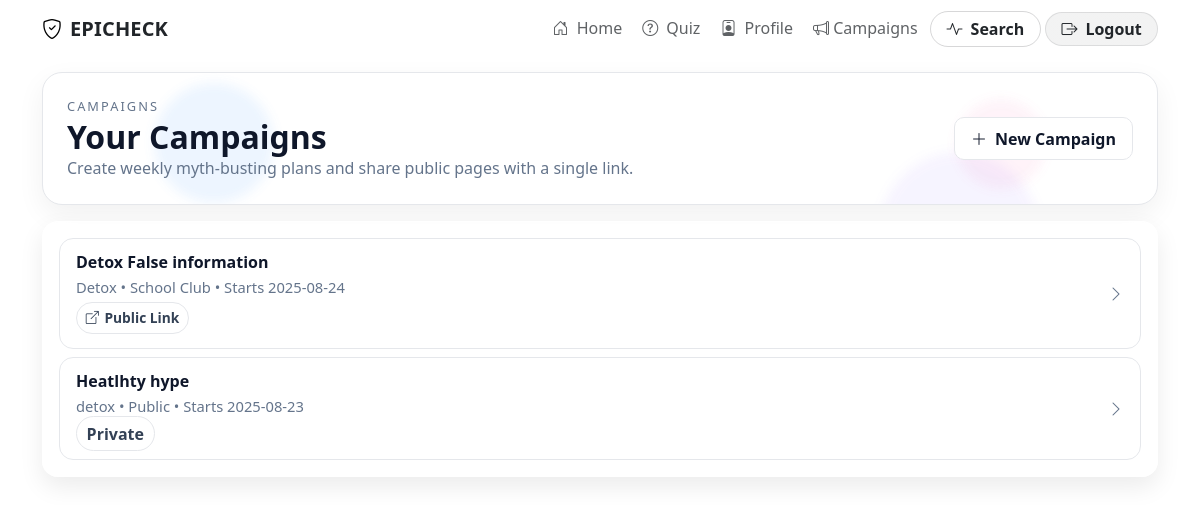
The page /campaigns (signed in) on the database its author committed.
### tables this page shows
CREATE TABLE campaigns (
            id         INTEGER PRIMARY KEY AUTOINCREMENT,
            user_id    INTEGER NOT NULL,
            title      TEXT NOT NULL,
            topic      TEXT NOT NULL,
            audience   TEXT NOT NULL,          -- 'school_club' | 'public'
            visibility TEXT NOT NULL,          -- 'private' | 'public'
            starts_on  TEXT NOT NULL,          -- YYYY-MM-DD (UTC date string)
            weeks      INTEGER NOT NULL DEFAULT 4,
            created_at TEXT NOT NULL,
            slug       TEXT NOT NULL UNIQUE,   -- public-friendly id
            FOREIGN KEY (user_id) REFERENCES users(id) ON DELETE CASCADE
        );

### app.py (the view)
@app.route("/campaigns")
@login_required
def campaigns_index():
    db = get_db()
    rows = db.execute(
        "SELECT id, title, topic, audience, visibility, starts_on, weeks, slug, created_at "
        "FROM campaigns WHERE user_id = ? ORDER BY id DESC",
        (g.user["id"],)
    ).fetchall()
    return render_template("campaigns/index.html", rows=[dict(r) for r in rows])

### app.py (called while the page is built)
def get_db():
    if "db" not in g:
        g.db = sqlite3.connect(DB_PATH, detect_types=sqlite3.PARSE_DECLTYPES)
        g.db.row_factory = sqlite3.Row
    return g.db

@app.before_request
def load_current_user():
    uid = session.get("user_id")
    if uid:
        g.user = get_db().execute("SELECT * FROM users WHERE id = ?", (uid,)).fetchone()
    else:
        g.user = None

@app.context_processor
def inject_user():
    return {"current_user": g.user}

def login_required(fn):
    @wraps(fn)
    def wrapper(*args, **kwargs):
        if not g.user:
            return redirect(url_for("login", next=request.path))
        return fn(*args, **kwargs)
    return wrapper

### templates/campaigns/index.html (shortened to what this page needs)
{% extends "nav.html" %}
{% block content %}
<section class="container my-3">
  <div class="page-hero">
    <div class="bg-particles"><span></span><span></span></div>
    <div class="d-flex flex-wrap justify-content-between align-items-center head position-relative">
      <div>
        <div class="eyebrow">Campaigns</div>
        <h2 class="title mb-0">Your Campaigns</h2>
        <p class="kicker mb-0">Create weekly myth-busting plans and share public pages with a single link.</p>
      </div>
      <div class="d-flex align-items-center gap-2 mt-2 mt-md-0">
        <a class="btn btn-clean" href="{{ url_for('campaigns_new') }}">
          <i class="bi bi-plus-lg me-1"></i> New Campaign
        </a>
      </div>
    </div>
  </div>
</section>
<section class="container my-3">
  {% if rows %}
    <div class="glass p-3">
      <div class="row g-2">
        {% for c in rows %}
        <div class="col-12">
          <div class="camp-item"
               onclick="if(!event.target.closest('a,button')) window.location='{{ url_for('campaigns_view', campaign_id=c.id) }}'">
            <div>
              <h6 class="camp-title mb-1">
                <a href="{{ url_for('campaigns_view', campaign_id=c.id) }}">{{ c.title }}</a>
              </h6>
              <div class="camp-meta mb-1">
                {{ c.topic }} • {{ c.audience.replace('_',' ').title() }} • Starts {{ c.starts_on }}
              </div>
              {% if c.visibility == 'public' %}
                <a class="public-link"
                   href="{{ url_for('campaigns_public', slug=c.slug) }}"
                   target="_blank" rel="noreferrer"
                   onclick="event.stopPropagation();">
                  <i class="bi bi-box-arrow-up-right"></i> Public Link
                </a>
              {% else %}
                <span class="badge-visibility">Private</span>
              {% endif %}
            </div>
            <div class="d-none d-md-block">
              <i class="bi bi-chevron-right chevron"></i>
            </div>
          </div>
        </div>
        {% endfor %}
      </div>
    </div>
  {% endif %}
</section>
{% endblock %}

### templates/nav.html (style rules this page uses)
:root { --nav-glass-bg: color-mix(in srgb, var(--bs-body-bg) 65%, transparent); --nav-border: color-mix(in srgb, var(--bs-body-color) 12%, transparent); --link-muted: color-mix(in srgb, var(--bs-body-color) 72%, transparent); }

### templates/campaigns/index.html (style rules this page uses)
:root { --ink:#0f172a; --muted:#64748b; --line:#e5e7eb; --panel:#ffffff; --glass:rgba(255,255,255,.70); }
.page-hero { position:relative; border-radius:20px; padding:24px; background:var(--panel); border:1px solid var(--line); box-shadow:0 10px 28px rgba(0,0,0,.06); overflow:hidden; }
.page-hero .bg-particles { position:absolute; inset:0; pointer-events:none; }
.page-hero .bg-particles span { position:absolute; display:block; border-radius:50%; opacity:.7; filter:blur(6px); animation:float linear infinite; }
.page-hero .bg-particles span:nth-child(1) { width:120px;height:120px;background:rgba(96,165,250,.16); top:8%; left:10%; animation-duration:18s; }
.page-hero .bg-particles span:nth-child(2) { width:160px;height:160px;background:rgba(167,139,250,.14); top:60%; left:75%; animation-duration:24s; animation-delay:-6s; }
.head .eyebrow { font-size:.8rem; letter-spacing:.16em; text-transform:uppercase; color:var(--muted); }
.head .title { margin:.2rem 0 .2rem; font-weight:800; line-height:1.15; color:var(--ink); }
.head .kicker { color:var(--muted); }
.glass { background:var(--glass); -webkit-backdrop-filter:blur(12px); backdrop-filter:blur(12px); border-radius:16px; border:1px solid rgba(255,255,255,.35); box-shadow:0 10px 24px rgba(0,0,0,.08); }
.btn-clean { border:1px solid var(--line); background:#fff; color:var(--ink); font-weight:700; border-radius:10px; padding:.55rem 1rem; transition:background .18s,border-color .18s,box-shadow .18s; }
.camp-item { display:flex; align-items:center; justify-content:space-between; gap:12px; padding:14px 16px; border:1px solid var(--line); border-radius:14px; background:#fff; transition:transform .15s ease, box-shadow .15s ease, border-color .15s ease; text-decoration:none; }
.camp-title { font-weight:700; color:var(--ink); margin:0; }
.camp-meta { font-size:.92rem; color:var(--muted); }
.badge-visibility { border-radius:999px; padding:.35rem .6rem; font-weight:700; border:1px solid var(--line); background:#fff; color:#334155; }
.camp-item { cursor:pointer; }
.camp-title a { text-decoration:none; color:var(--ink); }
.public-link { text-decoration:none; display:inline-flex; align-items:center; gap:.35rem; padding:.28rem .55rem; border-radius:999px; font-weight:700; font-size:.86rem; border:1px solid var(--line); background:#fff; color:#334155; }
.public-link i { font-size:.95em; }
.chevron { color:var(--muted); }

### rows shown on the page
campaigns: title "Detox False information", topic "Detox", audience.replace "School Club", starts_on "2025-08-24"
campaigns: title "Heatlhty hype", topic "detox", audience.replace "Public", starts_on "2025-08-23", visibility "Private"
